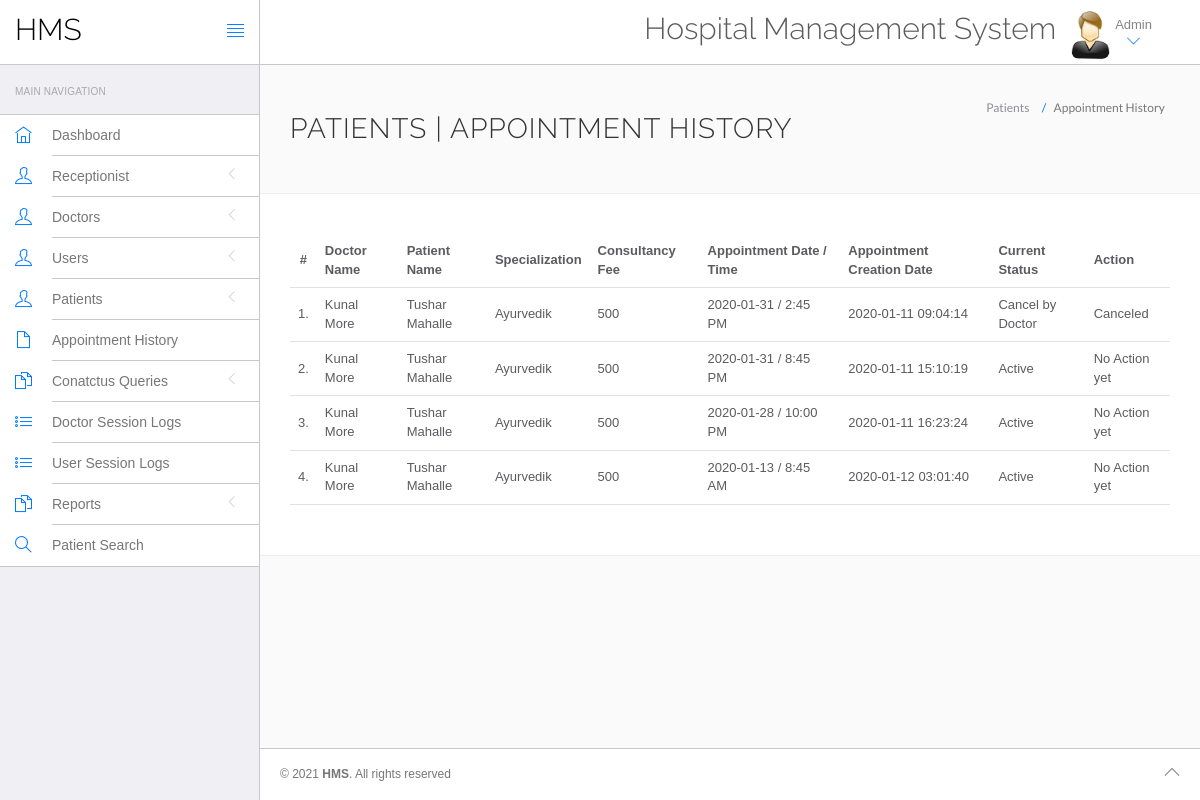
The app's page /hospital/hms/admin/appointment-history.php (signed in) with its own data.
### tables this page shows
CREATE TABLE IF NOT EXISTS `appointment` (
  `id` int(11) NOT NULL AUTO_INCREMENT,
  `doctorSpecialization` varchar(255) DEFAULT NULL,
  `doctorId` int(11) DEFAULT NULL,
  `userId` int(11) DEFAULT NULL,
  `consultancyFees` int(11) DEFAULT NULL,
  `appointmentDate` varchar(255) DEFAULT NULL,
  `appointmentTime` varchar(255) DEFAULT NULL,
  `postingDate` timestamp NULL DEFAULT CURRENT_TIMESTAMP,
  `userStatus` int(11) DEFAULT NULL,
  `doctorStatus` int(11) DEFAULT NULL,
  `updationDate` timestamp NULL DEFAULT NULL ON UPDATE CURRENT_TIMESTAMP,
  PRIMARY KEY (`id`)
);

CREATE TABLE IF NOT EXISTS `doctors` (
  `id` int(11) NOT NULL AUTO_INCREMENT,
  `specilization` varchar(255) DEFAULT NULL,
  `doctorName` varchar(255) DEFAULT NULL,
  `address` longtext,
  `docFees` varchar(255) DEFAULT NULL,
  `contactno` bigint(11) DEFAULT NULL,
  `docEmail` varchar(255) DEFAULT NULL,
  `password` varchar(255) DEFAULT NULL,
  `creationDate` timestamp NULL DEFAULT CURRENT_TIMESTAMP,
  `updationDate` timestamp NULL DEFAULT NULL ON UPDATE CURRENT_TIMESTAMP,
  PRIMARY KEY (`id`)
);

CREATE TABLE IF NOT EXISTS `users` (
  `id` int(11) NOT NULL AUTO_INCREMENT,
  `fullName` varchar(255) DEFAULT NULL,
  `address` longtext,
  `city` varchar(255) DEFAULT NULL,
  `gender` varchar(255) DEFAULT NULL,
  `email` varchar(255) DEFAULT NULL,
  `password` varchar(255) DEFAULT NULL,
  `regDate` timestamp NULL DEFAULT CURRENT_TIMESTAMP,
  `updationDate` timestamp NULL DEFAULT NULL ON UPDATE CURRENT_TIMESTAMP,
  PRIMARY KEY (`id`),
  KEY `email` (`email`)
);

### hospital/hms/admin/appointment-history.php (the view, shortened to what this page needs)
<?php
include('include/config.php');
?>
<!DOCTYPE html>
<html lang="en">
	<head>
		<link rel="stylesheet" href="vendor/bootstrap/css/bootstrap.min.css">
		<link rel="stylesheet" href="vendor/fontawesome/css/font-awesome.min.css">
		<link rel="stylesheet" href="vendor/themify-icons/themify-icons.min.css">
		<link href="vendor/animate.css/animate.min.css" rel="stylesheet" media="screen">
		<link href="vendor/perfect-scrollbar/perfect-scrollbar.min.css" rel="stylesheet" media="screen">
		<link href="vendor/switchery/switchery.min.css" rel="stylesheet" media="screen">
		<link href="vendor/bootstrap-touchspin/jquery.bootstrap-touchspin.min.css" rel="stylesheet" media="screen">
		<link href="vendor/select2/select2.min.css" rel="stylesheet" media="screen">
		<link href="vendor/bootstrap-datepicker/bootstrap-datepicker3.standalone.min.css" rel="stylesheet" media="screen">
		<link href="vendor/bootstrap-timepicker/bootstrap-timepicker.min.css" rel="stylesheet" media="screen">
		<link rel="stylesheet" href="assets/css/styles.css">
		<link rel="stylesheet" href="assets/css/plugins.css">
		<link rel="stylesheet" href="assets/css/themes/theme-1.css" id="skin_color" />
	</head>
	<body>
		<div id="app">
<?php include('include/sidebar.php');?>
			<div class="app-content">
					<?php include('include/header.php');?>
				<div class="main-content" >
					<div class="wrap-content container" id="container">
						<section id="page-title">
							<div class="row">
								<div class="col-sm-8">
									<h1 class="mainTitle">Patients  | Appointment History</h1>
																	</div>
								<ol class="breadcrumb">
									<li>
										<span>Patients </span>
									</li>
									<li class="active">
										<span>Appointment History</span>
									</li>
								</ol>
							</div>
						</section>
						<div class="container-fluid container-fullw bg-white">
									<div class="row">
								<div class="col-md-12">
									<table class="table table-hover" id="sample-table-1">
										<thead>
											<tr>
												<th class="center">#</th>
												<th class="hidden-xs">Doctor Name</th>
												<th>Patient Name</th>
												<th>Specialization</th>
												<th>Consultancy Fee</th>
												<th>Appointment Date / Time </th>
												<th>Appointment Creation Date  </th>
												<th>Current Status</th>
												<th>Action</th>
											</tr>
										</thead>
										<tbody>
<?php
$sql=mysqli_query($con,"select doctors.doctorName as docname,users.fullName as pname,appointment.*  from appointment join doctors on doctors.id=appointment.doctorId join users on users.id=appointment.userId ");
$cnt=1;
while($row=mysqli_fetch_array($sql))
{
?>
											<tr>
												<td class="center"><?php echo $cnt;?>.</td>
												<td class="hidden-xs"><?php echo $row['docname'];?></td>
												<td class="hidden-xs"><?php echo $row['pname'];?></td>
												<td><?php echo $row['doctorSpecialization'];?></td>
												<td><?php echo $row['consultancyFees'];?></td>
												<td><?php echo $row['appointmentDate'];?> / <?php echo
												 $row['appointmentTime'];?>
												</td>
												<td><?php echo $row['postingDate'];?></td>
												<td>
<?php if(($row['userStatus']==1) && ($row['doctorStatus']==1))
{
	echo "Active";
}
if(($row['userStatus']==1) && ($row['doctorStatus']==0))
{
	echo "Cancel by Doctor";
}
												?></td>
												<td >
												<div class="visible-md visible-lg hidden-sm hidden-xs">
							<?php if(($row['userStatus']==1) && ($row['doctorStatus']==1))
{
echo "No Action yet";
	 } else {
		echo "Canceled";
		} ?>
												</div>
												</td>
											</tr>
											<?php
$cnt=$cnt+1;
											 }?>
										</tbody>
									</table>
								</div>
							</div>
								</div>
					</div>
				</div>
			</div>
	<?php include('include/footer.php');?>
		</div>
	</body>
</html>

### hospital/hms/admin/assets/css/themes/theme-1.css (style rules this page uses)
body { background: #FAFAFA; }

### records on screen
appointment: doctorId.doctorName "Kunal More", userId.fullName "Tushar Mahalle", doctorSpecialization "Ayurvedik", consultancyFees "500", appointmentDate "2020-01-31", appointmentTime "2:45 PM", postingDate "2020-01-11 09:04:14", userStatus "Cancel by Doctor"
appointment: doctorId.doctorName "Kunal More", userId.fullName "Tushar Mahalle", doctorSpecialization "Ayurvedik", consultancyFees "500", appointmentDate "2020-01-31", appointmentTime "8:45 PM", postingDate "2020-01-11 15:10:19", userStatus "Active"
appointment: doctorId.doctorName "Kunal More", userId.fullName "Tushar Mahalle", doctorSpecialization "Ayurvedik", consultancyFees "500", appointmentDate "2020-01-28", appointmentTime "10:00 PM", postingDate "2020-01-11 16:23:24", userStatus "Active"
appointment: doctorId.doctorName "Kunal More", userId.fullName "Tushar Mahalle", doctorSpecialization "Ayurvedik", consultancyFees "500", appointmentDate "2020-01-13", appointmentTime "8:45 AM", postingDate "2020-01-12 03:01:40", userStatus "Active"
